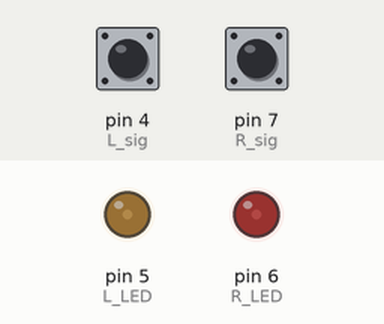
Simulated run of this sketch. Board: Arduino Uno, built with avr-gcc and run on an emulated ATmega328P. On the bench: output pins drawn as LEDs (lit = HIGH). Inputs (shaded band) come from the test bench; at power-on: pin 4 (L_sig) HIGH, pin 7 (R_sig) HIGH. What the sketch prints to the serial monitor is not drawn.

Above: at 1.2 s.
1.3 s: pin 4 (L_sig) pulled LOW for 3.2 s
At 4.3 s:
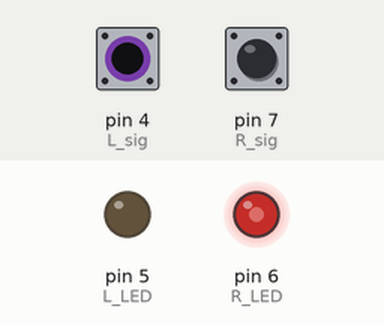
6.0 s: pin 7 (R_sig) pulled LOW for 3.2 s
At 6.19 s:
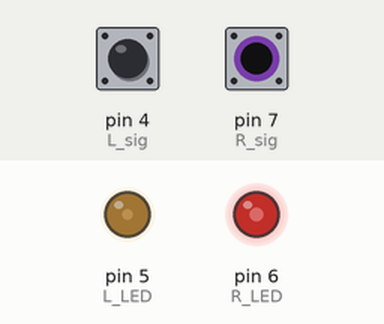
10.7 s: pin 7 (R_sig) pulled LOW for 3.2 s
At 13.2 s:
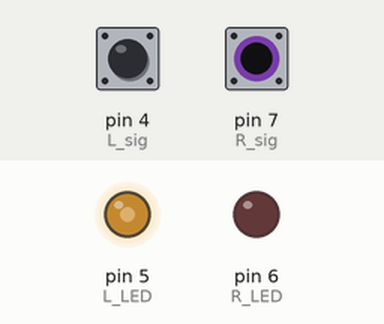
15.4 s: pin 4 (L_sig) pulled LOW for 0.15 s
18.4 s: pin 4 (L_sig) driven LOW and pin 7 (R_sig) driven LOW
At 18.57 s:
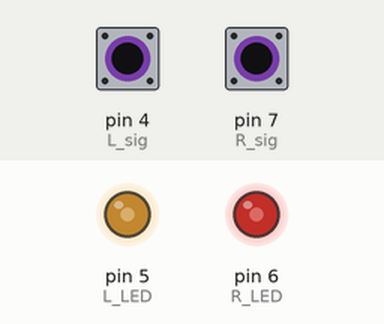
21.4 s: pin 4 (L_sig) driven HIGH
Timing chart, 0 to 25.4 s (numbered marks = the images above; inputs shaded):
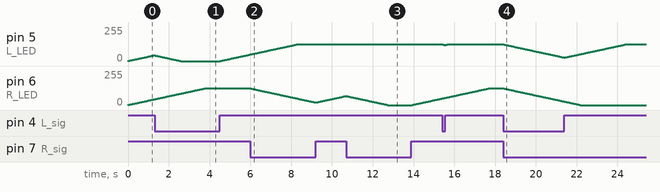

Measured:
- after the input at 18.4 s, pin 5 (L_LED), pin 6 (R_LED): moves from 125/255 to 26/255 over 3.0 s, starting at once

The sketch:

Inclination_MagicCup1020.ino
```cpp
#define R_sig 7
#define R_LED 6
#define L_sig 4
#define L_LED 5
boolean Rstatus;
boolean Lstatus;
int R_bright = 0;
int L_bright = 0;

void setup() {
  Serial.begin(9600);
  pinMode(R_sig, INPUT_PULLUP);
  pinMode(R_LED, OUTPUT);
  pinMode(L_sig, INPUT_PULLUP);
  pinMode(L_LED, OUTPUT);
}

void loop() {
  Rstatus = digitalRead(R_sig);
  Lstatus = digitalRead(L_sig);

  Serial.print("오른쪽 : ");
  Serial.print(Rstatus);
  Serial.print(" 왼쪽 : ");
  Serial.println(Lstatus);

  if (Rstatus == HIGH && R_bright < 125){
    R_bright++;
  }
  if (Rstatus == LOW && R_bright > 0){
    R_bright--;
  }

  if (Lstatus == HIGH && L_bright < 125){
    L_bright++;
  }
  if (Lstatus == LOW && L_bright > 0){
    L_bright--;
  }

  analogWrite(R_LED, R_bright);
  analogWrite(L_LED, L_bright);
  delay(30);
}
```
